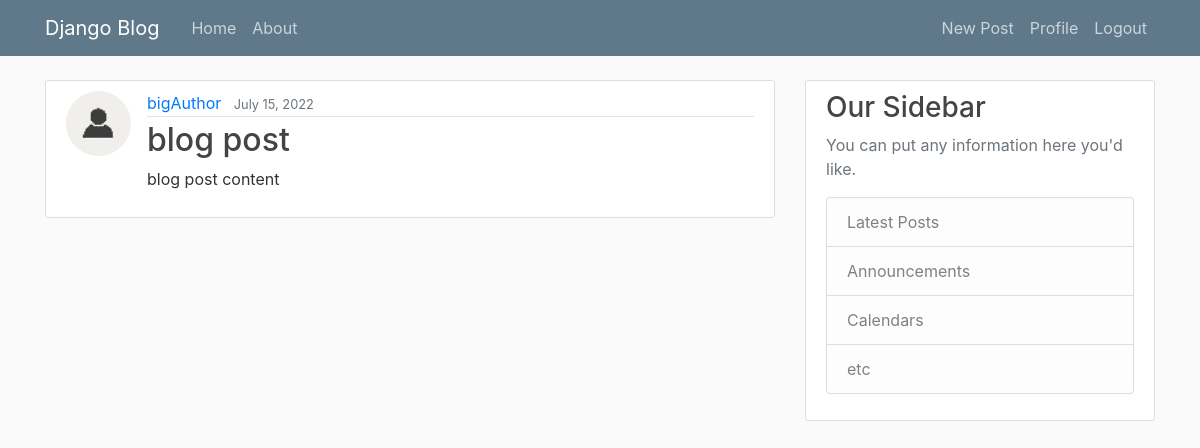
Before: / (signed in) with the older database file.
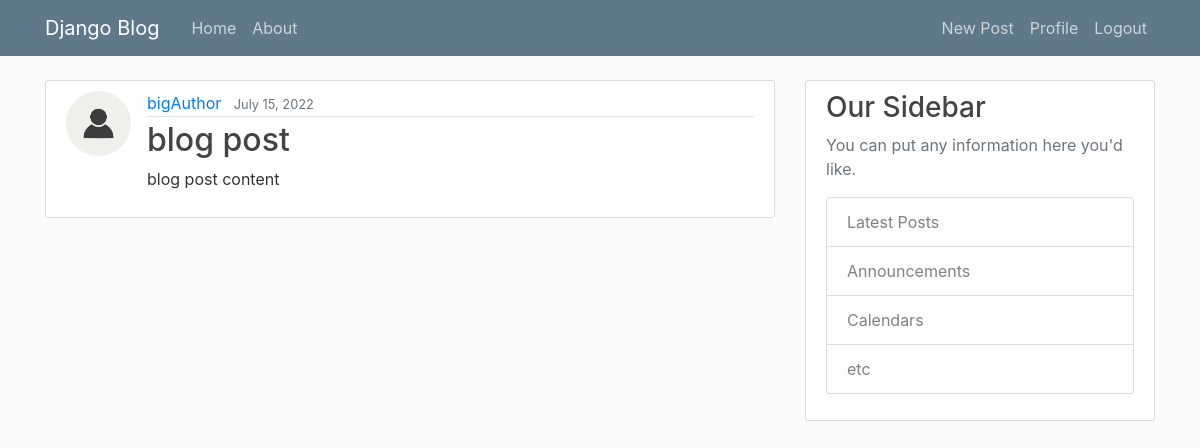
After: the same page with the newer database file.
### blog/models.py (models this page shows, shortened)
class Post(models.Model):
    title = models.CharField(max_length=100)
    content = models.TextField()
    date_posted = models.DateTimeField(default=timezone.now)
    author = models.ForeignKey(User, on_delete=models.CASCADE)

### users/models.py (models this page shows, shortened)
class Profile(models.Model):
    user = models.OneToOneField(User, on_delete=models.CASCADE)
    image = models.ImageField(upload_to='profile_pics', default='default.png')

### blog/views.py (the view)
# urls.py: path("", PostListView.as_view(), name='blog-home'),
class PostListView(LoginRequiredMixin, ListView):
    model = Post
    template_name = 'blog/home.html'
    context_object_name = 'posts'
    ordering = ['-date_posted']
    paginate_by = 5

### blog/templates/blog/home.html (shortened to what this page needs)
{% extends "blog/base.html" %}
{% block content %}
  {% for post in posts %}
    <article class="media content-section">
      <img class="rounded-circle article-img" src="{{ post.author.profile.image.url }}" alt="author-profile">
      <div class="media-body">
        <div class="article-metadata">
          <a class="mr-2" href="{% url 'user-posts' post.author.username %}">{{ post.author }}</a>
          <small class="text-muted">{{ post.date_posted | date:"F d, Y" }}</small>
        </div>
        <h2><a class="article-title" href="{% url 'post-detail' post.id %}">{{ post.title }}</a></h2>
        <p class="article-content">{{ post.content }}</p>
      </div>
    </article>
  {% endfor %}
{% endblock content %}

Changed rows visible on the page:
changed through a linked row, Post "blog post": author.profile.image: picture added in place of a placeholder
